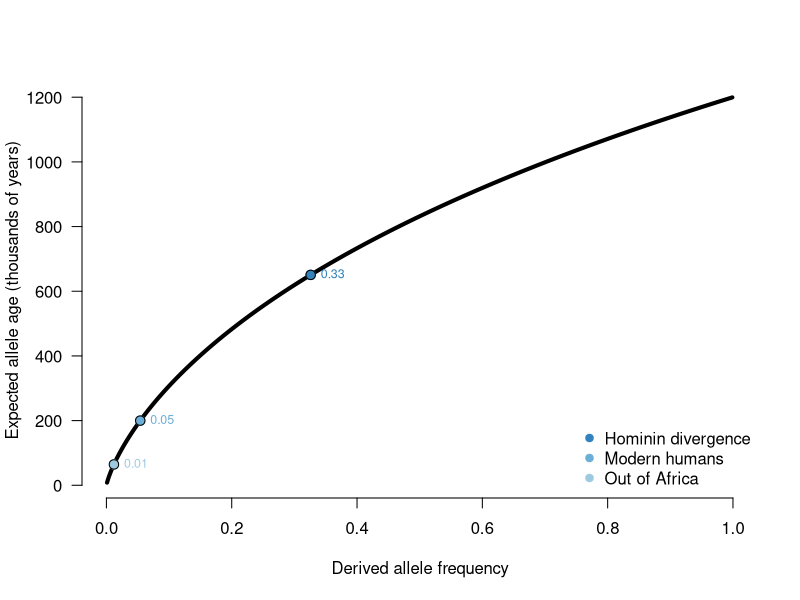

Recreate this plot in R.
# Visualizing the expected age of an allele.

library("RColorBrewer")
clr = brewer.pal(6,"Blues")[c(3,4,5)]

N = 10e3
p = seq(0.001,1,by=0.001)
t = -4*N*p*log(p)/(1-p)
plot_t = 30*t/1e3
plot(p,plot_t,type="l",lwd=4,col="black",las=1,bty="n",ylab="Expected allele age (thousands of years)",xlab="Derived allele frequency")

breaks = c(65e3,200e3,650e3)
for ( i in 1:length(breaks) ) {
  highlight = which.min( abs(30*t - breaks[i]) )
  points( p[highlight],plot_t[highlight],pch=19,col=clr[i],cex=1.25)
  points( p[highlight],plot_t[highlight],col="black",cex=1.25)
  text( p[highlight],plot_t[highlight] , sprintf("%1.2f",p[highlight]) , pos=4,cex=0.75,col=clr[i])
}

legend("bottomright",legend=rev(c("Out of Africa","Modern humans","Hominin divergence")),pch=19,bty="n",col=rev(clr) )